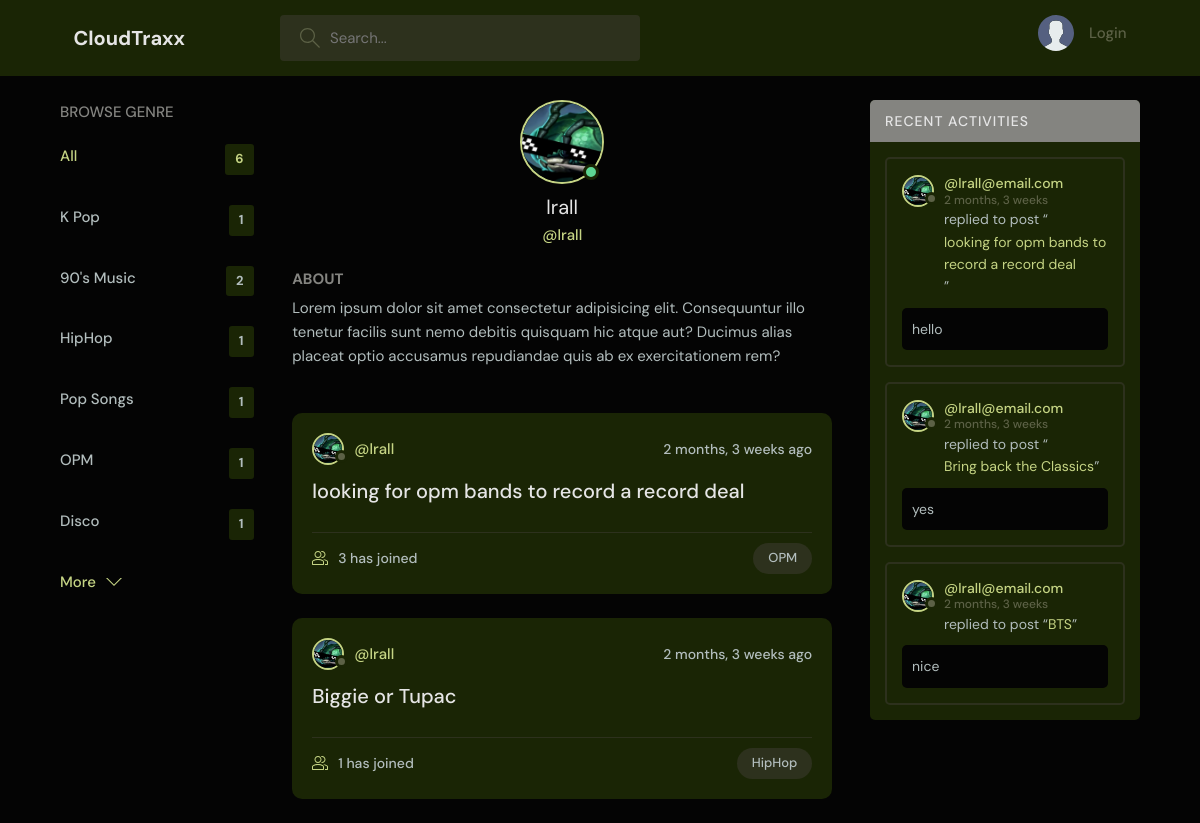
The page /profile/2 on the database its author committed.
### base/models.py (models this page shows, shortened)
class Topic(models.Model):
    name = models.CharField(max_length=200)

class User(AbstractUser):
    name = models.CharField(max_length=200, null=True)
    email = models.EmailField(unique=True, null=True)
    bio = models.TextField(null=True)
    avatar = models.ImageField(null=True, default="avatar.svg")
    USERNAME_FIELD = 'email'
    REQUIRED_FIELDS = []

class Room(models.Model):
    host = models.ForeignKey(User, on_delete=models.SET_NULL, null=True)
    topic = models.ForeignKey(Topic, on_delete=models.SET_NULL, null=True)
    name = models.CharField(max_length=200)
    description = models.TextField(null=True, blank=True)
    participants = models.ManyToManyField(User, related_name='participants', blank=True)
    updated = models.DateTimeField(auto_now=True) #take snapshot every time it is saved
    created = models.DateTimeField(auto_now_add=True) #take snapshot at the first time it was created
    class Meta:
        ordering = ['-updated', '-created']
    def __str__(self):
        return self.name

class Message(models.Model):
    user = models.ForeignKey(User, on_delete=models.CASCADE)
    room = models.ForeignKey(Room, on_delete=models.CASCADE)
    body = models.TextField()
    updated = models.DateTimeField(auto_now=True)
    created = models.DateTimeField(auto_now_add=True)
    class Meta:
        ordering = ['-updated', '-created']

### base/views.py (the view)
# urls.py: path('profile/<str:pk>', views.userProfile, name="user-profile"),
def userProfile(request, pk):
    user = User.objects.get(id=pk)
    rooms = user.room_set.all()
    room_messages = user.message_set.all()
    topics = Topic.objects.all()
    context = {'user' : user , 'rooms' : rooms,
               'room_messages' : room_messages, 'topics' : topics}
    return render(request, 'base/profile.html', context)

### base/templates/base/profile.html (shortened to what this page needs)
{% extends 'main.html' %}
{% block content %}
  <main class="profile-page layout layout--3">
    <div class="container">
      {% include 'base/topics_component.html' %}
      <div class="roomList">
        <div class="profile">
          <div class="profile__avatar">
            <div class="avatar avatar--large active">
              <img src="{{user.avatar.url}}" />
            </div>
          </div>
          <div class="profile__info">
            <h3>{{user.username}}</h3>
            <p>@{{user.username}}</p>
          </div>
          <div class="profile__about">
            <h3>About</h3>
            <p>
              Lorem ipsum dolor sit amet consectetur adipisicing elit. Consequuntur illo tenetur
              facilis sunt nemo debitis quisquam hic atque aut? Ducimus alias placeat optio
              accusamus repudiandae quis ab ex exercitationem rem?
            </p>
          </div>
        </div>
        {% include 'base/feed_component.html' %}
      </div>
      {% include 'base/activity_component.html' %}
    </div>
  </main>
{% endblock content %}

### templates/main.html (shortened to what this page needs)
<!DOCTYPE html>
{% load static %}
<html lang="en">
  <head>
    <link rel="stylesheet" href="{% static 'styles/style.css' %}" />
  </head>
  <body>
    {% include 'navbar.html' %}
    {% block content %}
    {% endblock %}
  </body>
</html>

### templates/navbar.html (shortened to what this page needs)
{% load static %}
<header class="header header--loggedIn">
    <div class="container">
      <a href="{% url 'Home' %}" class="header__logo">
        <h1>CloudTraxx</h1>
      </a>
      <form class="header__search" method = "GET" action = "{% url 'Home' %}">
        <label>
          <input name = "q" placeholder = "Search..."/>
        </label>
      </form>
      <nav class="header__menu">
        {% if request.user.is_authenticated %}
        <div class="header__user">
          <a href="{% url 'update-user' %}">
            <div class="avatar avatar--medium active">
              <img src="{{request.user.avatar.url}}" />
            </div>
            <p>{{request.user.username}}<span>@{{request.user.username}}</span></p>
          </a>
          <button class="dropdown-button">
            <svg version="1.1" xmlns="http://www.w3.org/2000/svg" width="32" height="32" viewBox="0 0 32 32">
              <title>chevron-down</title>
              <path d="M16 21l-13-13h-3l16 16 16-16h-3l-13 13z"></path>
            </svg>
          </button>
        </div>
        {% else %}
        <a href="{% url 'login' %}">
          <img src="{% static 'images/avatar.svg' %}" />
          <p>Login</p>
        </a>
        {% endif %}
      </nav>
    </div>
  </header>

### base/templates/base/topics_component.html
<div class="topics">
    <div class="topics__header">
      <h2>Browse Genre</h2>
    </div>
    <ul class="topics__list">
      <li>
        <a href="{% url 'Home' %}" class="active">All <span>{{topics.count}}</span></a>
      </li>
      {% for topic in topics %}
      <li>
        <a href="{% url 'Home' %}?q={{topic.name}}">{{topic.name}} <span>{{topic.room_set.all.count}}</span></a>
      </li>
      {% endfor %}
    </ul>
    <a class="btn btn--link" href="topics.html">
      More
      <svg version="1.1" xmlns="http://www.w3.org/2000/svg" width="32" height="32" viewBox="0 0 32 32">
        <title>chevron-down</title>
        <path d="M16 21l-13-13h-3l16 16 16-16h-3l-13 13z"></path>
      </svg>
    </a>
  </div>

### base/templates/base/feed_component.html (shortened to what this page needs)
{% for room in rooms %}
<div class="roomListRoom">
    <div class="roomListRoom__header">
      <a href="{% url 'user-profile' room.host.id %}" class="roomListRoom__author">
        <div class="avatar avatar--small">
          <img src="{{room.host.avatar.url}}" />
        </div>
        <span>@{{room.host.username}}</span>
      </a>
      <div class="roomListRoom__actions">
        <span>{{room.created|timesince}} ago</span>
      </div>
    </div>
    <div class="roomListRoom__content">
      <a href="{% url 'Room' room.id %}">{{room.name}}</a>
    </div>
    <div class="roomListRoom__meta">
      <a href="{% url 'Room' room.id %}" class="roomListRoom__joined">
        {{room.participants.all.count}} has joined
      </a>
      <p class="roomListRoom__topic">{{room.topic.name}}</p>
    </div>
</div>
{% endfor %}

### base/templates/base/activity_component.html (shortened to what this page needs)
<div class="activities">
    <div class="activities__header">
      <h2>Recent Activities</h2>
    </div>
    {% for message in room_messages %}
    <div class="activities__box">
      <div class="activities__boxHeader roomListRoom__header">
        <a href="{% url 'user-profile' message.user.id %}" class="roomListRoom__author">
          <div class="avatar avatar--small">
            <img src="{{message.user.avatar.url}}" />
          </div>
          <p>
            @{{message.user}}
            <span>{{message.created|timesince}}</span>
          </p>
        </a>
      </div>
      <div class="activities__boxContent">
        <p>replied to post “<a href="{% url 'Room' message.room.id %}">{{message.room}}</a>”</p>
        <div class="activities__boxRoomContent">
          {{message.body}}
        </div>
      </div>
    </div>
    {% endfor %}
  </div>

### rows shown on the page
Topic: name "K Pop", room_set.all.count "1"
Topic: name "90's Music", room_set.all.count "2"
Topic: name "HipHop", room_set.all.count "1"
Topic: name "Pop Songs", room_set.all.count "1"
Topic: name "OPM", room_set.all.count "1"
Topic: name "Disco", room_set.all.count "1"
User: avatar (placeholder picture), username "lrall"
Room: host.avatar (placeholder picture), host.username "lrall", created "2 months, 3 weeks", name "looking for opm bands to record a record deal", participants.all.count "3", topic.name "OPM"
Room: host.avatar (placeholder picture), host.username "lrall", created "2 months, 3 weeks", name "Biggie or Tupac", participants.all.count "1", topic.name "HipHop"
Message: user.avatar (placeholder picture), user "lrall@email.com", created "2 months, 3 weeks", room "looking for opm bands to record a record deal", body "hello"
Message: user.avatar (placeholder picture), user "lrall@email.com", created "2 months, 3 weeks", room "Bring back the Classics", body "yes"
Message: user.avatar (placeholder picture), user "lrall@email.com", created "2 months, 3 weeks", room "BTS", body "nice"

### other values the page prints
{{ topics.count }} "6"
